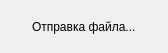
<?xml version="1.0" encoding="UTF-8"?>
<ui version="4.0">
 <class>VtDialog</class>
 <widget class="QDialog" name="VtDialog">
  <property name="geometry">
   <rect>
    <x>0</x>
    <y>0</y>
    <width>168</width>
    <height>53</height>
   </rect>
  </property>
  <property name="windowTitle">
   <string>Dialog</string>
  </property>
  <layout class="QHBoxLayout" name="horizontalLayout">
   <item>
    <spacer name="horizontalSpacer">
     <property name="orientation">
      <enum>Qt::Orientation::Horizontal</enum>
     </property>
     <property name="sizeHint" stdset="0">
      <size>
       <width>40</width>
       <height>20</height>
      </size>
     </property>
    </spacer>
   </item>
   <item>
    <widget class="QLabel" name="label">
     <property name="text">
      <string>Отправка файла...</string>
     </property>
    </widget>
   </item>
   <item>
    <spacer name="horizontalSpacer_2">
     <property name="orientation">
      <enum>Qt::Orientation::Horizontal</enum>
     </property>
     <property name="sizeHint" stdset="0">
      <size>
       <width>40</width>
       <height>20</height>
      </size>
     </property>
    </spacer>
   </item>
  </layout>
 </widget>
 <resources/>
 <connections/>
</ui>
